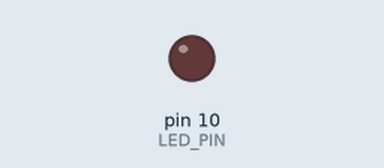
This sketch was run on a simulated Arduino Uno, built with avr-gcc and run on an emulated ATmega328P. Shown: output pins drawn as LEDs (lit = HIGH).

Above: at 0.05 s.
At 1.2 s:
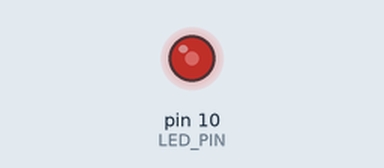
At 2.35 s:
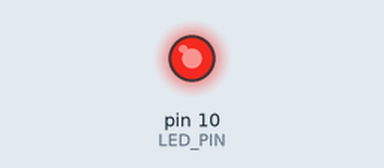
At 4.65 s:
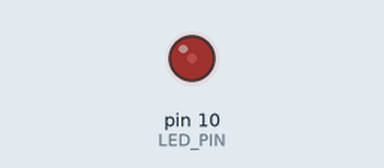
Timing chart, 0 to 6.6 s (numbered marks = the images above):
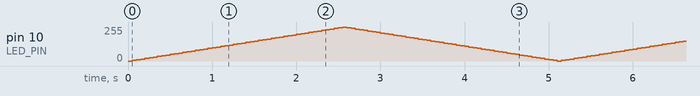

The sketch:

fading.ino
```cpp
#include "src/LedExt.h"

// the pin must by a PWM one
#define LED_PIN 10

LightExt *light;
int brightness;
int fadeAmount;

void setup()
{
  brightness = 0;
  fadeAmount = 5;
  light = new LedExt(LED_PIN, brightness);
  light->switchOn();
}

void loop()
{
  light->setIntensity(brightness);
  brightness = brightness + fadeAmount;

  if (brightness <= 0 || brightness >= 255)
  {
    fadeAmount = -fadeAmount;
  }
  delay(50);
};
```

Led.cpp
```cpp
#include "Led.h"
#include "Arduino.h"

Led::Led(int pin){
  this->pin = pin;
  pinMode(pin,OUTPUT);
}

void Led::switchOn(){
  digitalWrite(pin,HIGH);
}

void Led::switchOff(){
  digitalWrite(pin,LOW);
};
```

Led.h
```cpp
#ifndef __LED__
#define __LED__

#include "Light.h"

class Led: public Light {
public:
  Led(int pin);
  void switchOn();
  void switchOff();
protected:
  int pin;
};

#endif
```

LedExt.cpp
```cpp
#include "LedExt.h"
#include "Arduino.h"

LedExt::LedExt(int pin) : Led(pin) {
  currentIntensity = 128;
  isOn = false;
}

LedExt::LedExt(int pin, int intensity) : Led(pin) {
  isOn = false;
  currentIntensity = intensity;
}

void LedExt::switchOn(){
  analogWrite(pin,currentIntensity);
  isOn = true;
}

void LedExt::setIntensity(int value){
 currentIntensity = value;
 if (isOn){
   analogWrite(pin,currentIntensity);
 }
}

void LedExt::switchOff(){
  analogWrite(pin,0);
  isOn = false;
}
```

LedExt.h
```cpp
#ifndef __LED_EXT__
#define __LED_EXT__

#include "Led.h"
#include "LightExt.h"

class LedExt:  public LightExt, public Led {
public:
  LedExt(int pin);
  LedExt(int pin, int intensity);
  void switchOn();
  void switchOff();
  void setIntensity(int v);
private:
  int currentIntensity;
  bool isOn;
};

#endif
```

Light.h
```cpp
#ifndef __LIGHT__
#define __LIGHT__

class Light {
public:
  virtual void switchOn() = 0;
  virtual void switchOff() = 0;
};

#endif
```

LightExt.h
```cpp
#ifndef __LIGHT_EXT__
#define __LIGHT_EXT__

#include "Light.h"

class LightExt : public Light {
public:
  virtual void setIntensity(int) = 0;
};

#endif
```
